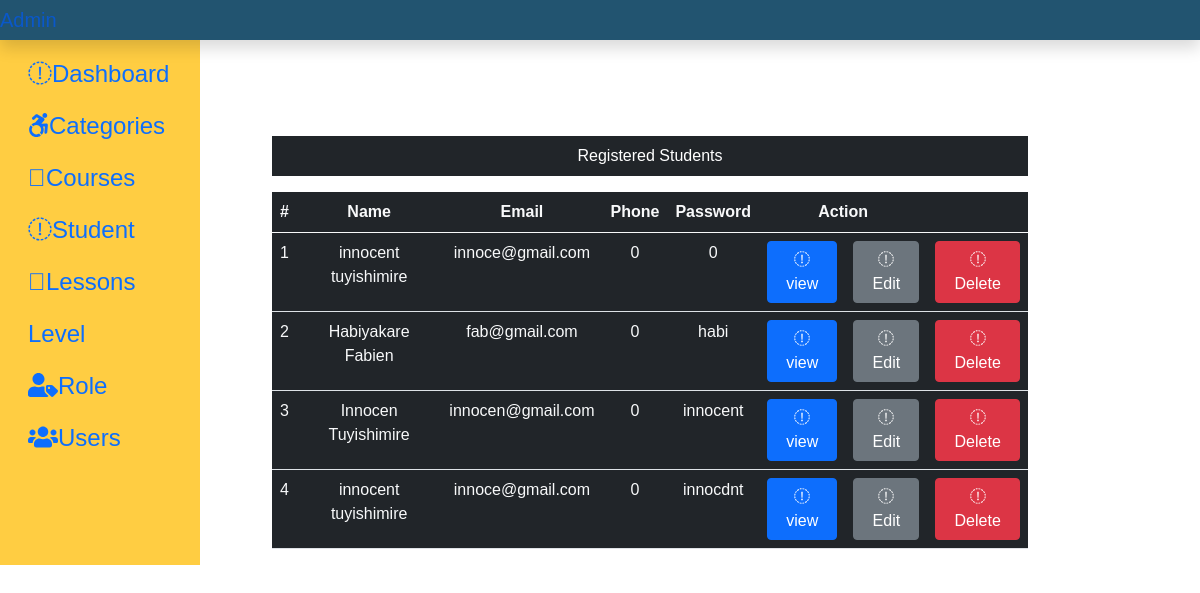
The page /admin/student.php on the database its author committed.
### tables this page shows
CREATE TABLE `student` (
  `SId` int(255) NOT NULL,
  `StudentName` varchar(255) NOT NULL,
  `StudentEmail` varchar(255) NOT NULL,
  `StudentPhone` int(10) NOT NULL,
  `StudentPassword` varchar(255) NOT NULL
);

### admin/function/function.php (called while the page is built, shortened)
<?php
  function student(){
    global $conn;
    $stmt = $conn->prepare("SELECT * FROM student ");
    $stmt->execute();
    $data = $stmt->fetchAll(PDO::FETCH_OBJ);
     return $data;
  }
?>

### admin/student.php (the view)
<?php
include('./layout/header.php');
include('./connection/connection.php');
include('./function/function.php');
?>
 <div class="col-sm-9 mt-5">
   <div class="row mx-5 text-center">
           <div class="mx-t mt-5 text-center">
           <p class="bg-dark text-white p-2">Registered Students</p>
           <table class="table bg-dark text-light">
                  <thead>
                    <tr>
                     <th>#</th>
                      <th>Name</th>
                      <th> Email</th>
                      <th>Phone</th>
                      <th>Password</th>
                        <th colspan="2">Action</th>
                        <th></th>
                    </tr>
                  </thead>
                  <tbody>
                  <?php
                  $students= student();
                   foreach($students as $student){ ?>
                   <tr>
                 <td><?php echo ($student->SId);?></td>
                 <td><?php echo ($student->StudentName);?></td>
                 <td><?php echo ($student->StudentEmail);?></td>
                 <td><?php echo ($student->StudentPhone);?></td>
                 <td><?php echo ($student->StudentPassword);?></td>
                   <td><a  class="btn btn-primary" href='view.php? id=<?php echo ($student->SId); ?>' title='View Record' data-toggle='tooltip'> <i class="fa fas-eye"></i></i>view</td>
                   <td><a  class="btn btn-secondary" href='editStudent.php?u=<?php echo ($student->SId); ?>' title='View Record' data-toggle='tooltip'> <i class="fa fas-edit"></i></i>Edit</td>
                   <td><a class="btn btn-danger" href='register.php?d=<?php echo ($student->SId); ?>' title='View Record' data-toggle='tooltip'> <i class="fa fas-trash"></i>Delete</i></td>
                   </tr>
                    <?php
                    }
                    ?>
                  </tbody>
                </table>
           </div>
   </div>
  </div>
</div>
  <?php
  include("./layout/footer.php")
 ?>

### admin/layout/header.php (shortened to what this page needs)
<!DOCTYPE html>
<html lang="en">
<head>
     <link rel="stylesheet" href="../css/bootstrap.min.css">
     <link rel="stylesheet" href="css/all.min.css">
<link rel="stylesheet" href="admin.css" type="text/css">
</head>
<body>
<nav class=" navbar fixed-top p-0 shadow navar-dark" style="background-color:#225470">
<a href="" class="navbar-brand col-sm-3 col-md-2 mr-0">
Admin</a>
</nav>
<div class="container-fluid mb-5" style="margin-top:40px;">
  <div class="row">
  <nav class="col-sm-3 col-md-2  sidebar py-2 d-print-none admin-nav">
    <div class="sidebar-sticky">
      <ul class="nav flex-column">
         <li class="nav-item">
           <a href="index.php" class="nav-link">
           <i class="fas fa-tachomenter-alt"></i>Dashboard</a>
         </li>
         <li class="nav-item">
         <a href="categories.php" class="nav-link"><i class="fab fa-accessible-icon"></i>Categories</a>
         </li>
         <li class="nav-item">
         <a href="courses.php" class="nav-link"><i class="fad fa-chalkboard-teacher"></i>Courses</a>
         </li>
         <li class="nav-item">
         <a href="student.php" class="nav-link"><i class="fas fa-users-class"></i>Student</a>
         </li>
         <li class="nav-item">
         <a href="lessons.php" class="nav-link"><i class="fad fa-chalkboard-teacher"></i>Lessons</a>
         </li>
         <li class="nav-item">
         <a href="level.php" class="nav-link">Level</a>
         </li>
         <li class="nav-item">
         <a href="role.php" class="nav-link"><i class="fas fa-user-tag"></i>Role</a>
         </li>
         <li class="nav-item">
         <a href="users.php" class="nav-link"><i class="fas fa-users"></i>Users</a>
         </li>
      </ul>
    </div>
  </nav>

### admin/layout/footer.php (shortened to what this page needs)
</body>
</html>

### admin/layout/header.php (style rules this page uses)
body { font-family: Arial, Helvetica, sans-serif; }
.admin-nav { background-color:#ffcd42!important; font-size:1.5rem !important; color:#fff !important; }

### rows shown on the page
student: SId "1", StudentName "innocent tuyishimire", StudentEmail "innoce@gmail.com", StudentPhone "0", StudentPassword "0"
student: SId "2", StudentName "Habiyakare Fabien", StudentEmail "fab@gmail.com", StudentPhone "0", StudentPassword "habi"
student: SId "3", StudentName "Innocen Tuyishimire", StudentEmail "innocen@gmail.com", StudentPhone "0", StudentPassword "innocent"
student: SId "4", StudentName "innocent tuyishimire", StudentEmail "innoce@gmail.com", StudentPhone "0", StudentPassword "innocdnt"
